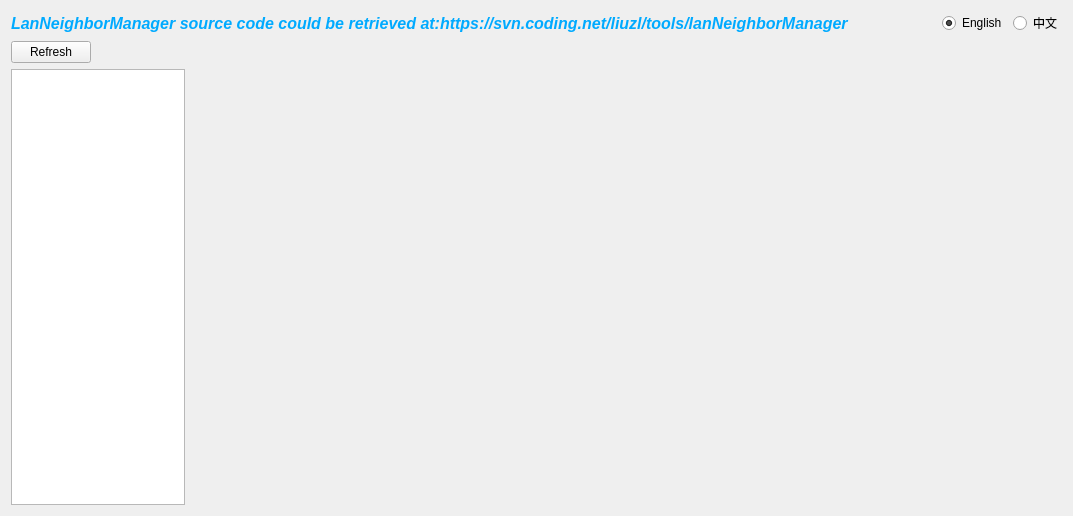
<?xml version="1.0" encoding="UTF-8"?>
<ui version="4.0">
 <class>MainWnd</class>
 <widget class="QWidget" name="MainWnd">
  <property name="geometry">
   <rect>
    <x>0</x>
    <y>0</y>
    <width>1073</width>
    <height>516</height>
   </rect>
  </property>
  <property name="windowTitle">
   <string>LanHostManager</string>
  </property>
  <property name="windowIcon">
   <iconset resource="resources.qrc">
    <normaloff>:/icons/logo.png</normaloff>:/icons/logo.png</iconset>
  </property>
  <property name="styleSheet">
   <string notr="true"/>
  </property>
  <layout class="QVBoxLayout" name="verticalLayout_2">
   <item>
    <layout class="QVBoxLayout" name="verticalLayout" stretch="0,0,0">
     <item>
      <layout class="QHBoxLayout" name="horizontalLayout"/>
     </item>
     <item>
      <layout class="QHBoxLayout" name="horizontalLayout_2">
       <item>
        <widget class="QLabel" name="labelDesc">
         <property name="sizePolicy">
          <sizepolicy hsizetype="Expanding" vsizetype="Preferred">
           <horstretch>0</horstretch>
           <verstretch>0</verstretch>
          </sizepolicy>
         </property>
         <property name="font">
          <font>
           <family>Arial</family>
           <pointsize>12</pointsize>
           <weight>75</weight>
           <italic>true</italic>
           <bold>true</bold>
          </font>
         </property>
         <property name="styleSheet">
          <string notr="true">color: rgb(0, 170, 255);</string>
         </property>
         <property name="text">
          <string>LanNeighborManager source code could be retrieved at:https://svn.coding.net/liuzl/tools/lanNeighborManager</string>
         </property>
        </widget>
       </item>
       <item>
        <widget class="QRadioButton" name="radioEn">
         <property name="text">
          <string>English</string>
         </property>
         <property name="checked">
          <bool>true</bool>
         </property>
         <attribute name="buttonGroup">
          <string notr="true">langRadioGroup</string>
         </attribute>
        </widget>
       </item>
       <item>
        <widget class="QRadioButton" name="radioCn">
         <property name="text">
          <string>中文</string>
         </property>
         <attribute name="buttonGroup">
          <string notr="true">langRadioGroup</string>
         </attribute>
        </widget>
       </item>
      </layout>
     </item>
     <item>
      <layout class="QHBoxLayout" name="horizontalLayout_3" stretch="1,5">
       <item>
        <layout class="QVBoxLayout" name="verticalLayout_3" stretch="1,100">
         <item>
          <layout class="QHBoxLayout" name="horizontalLayout_4">
           <item>
            <widget class="QPushButton" name="btnLocalEthRefresh">
             <property name="maximumSize">
              <size>
               <width>200</width>
               <height>16777215</height>
              </size>
             </property>
             <property name="text">
              <string>Refresh</string>
             </property>
            </widget>
           </item>
           <item>
            <spacer name="horizontalSpacer_2">
             <property name="orientation">
              <enum>Qt::Horizontal</enum>
             </property>
             <property name="sizeHint" stdset="0">
              <size>
               <width>40</width>
               <height>20</height>
              </size>
             </property>
            </spacer>
           </item>
          </layout>
         </item>
         <item>
          <widget class="QTreeWidget" name="localEthTreeWidget">
           <property name="maximumSize">
            <size>
             <width>250</width>
             <height>16777215</height>
            </size>
           </property>
           <attribute name="headerVisible">
            <bool>false</bool>
           </attribute>
           <column>
            <property name="text">
             <string notr="true">1</string>
            </property>
           </column>
          </widget>
         </item>
        </layout>
       </item>
       <item>
        <layout class="QVBoxLayout" name="verticalLayout_4" stretch="0">
         <property name="spacing">
          <number>0</number>
         </property>
         <item>
          <widget class="QStackedWidget" name="neighborStackWidget">
           <property name="currentIndex">
            <number>-1</number>
           </property>
          </widget>
         </item>
        </layout>
       </item>
      </layout>
     </item>
    </layout>
   </item>
  </layout>
 </widget>
 <layoutdefault spacing="6" margin="11"/>
 <resources>
  <include location="resources.qrc"/>
 </resources>
 <connections/>
 <buttongroups>
  <buttongroup name="langRadioGroup"/>
 </buttongroups>
</ui>
